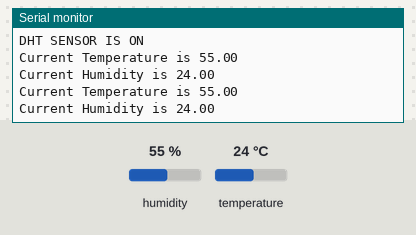
Recording of a sketch running on a simulated Arduino Uno, built with avr-gcc and run on an emulated ATmega328P. Parts: the last lines printed to the serial monitor. The test bench sets the inputs (shaded band); at power-on: humidity 55 %, temperature 24 °C.

Above: at 6.8 s.
6.9 s: humidity set to 22 %
At 9.6 s:
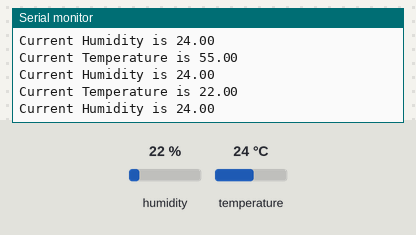
11.4 s: temperature set to 12 °C
At 12.8 s:
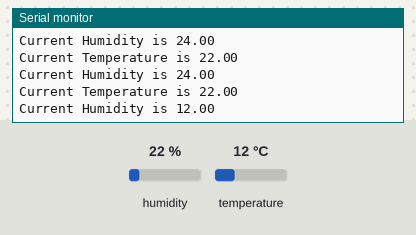
15.9 s: humidity set to 40 %
At 19.1 s:
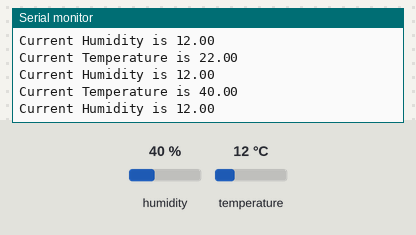
Timing chart, 0 to 20.6 s (numbered marks = the images above; inputs shaded):
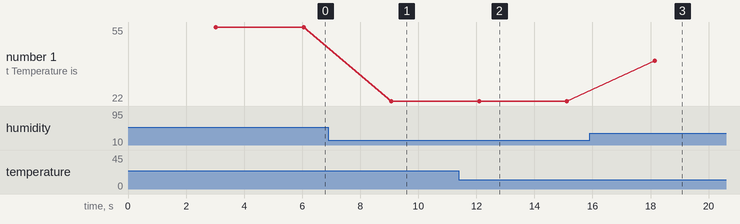

Measured:
- after the input at 6.9 s, the serial monitor: prints a new line after 2.2 s (image 1)
- after the input at 11.4 s, the serial monitor: prints a new line after 0.73 s (image 2)
- after the input at 15.9 s, the serial monitor: prints a new line after 2.2 s (image 3)
- plotted number 1: 55 → 22 after the input at 6.9 s, 22 → 40 after the input at 15.9 s

The sketch:

dht.ino
```cpp
# include "DHT.h"// library
# define DHTPIN 7//pin connected to

# define DHTTYPE  DHT11 // Type of dht
 DHT dht(DHTPIN, DHTTYPE); // INITIALIZATION

void setup() {
  // put your setup code here, to run once:
Serial.begin(9600); //Sending information

Serial.println("DHT SENSOR IS ON");
 dht.begin();
}

void loop() {
  // put your main code here, to run repeatedly:

    delay(3000);//wait 3 seconds before reading

   float h = dht.readHumidity(); // reads the humidity
    float t = dht.readTemperature(); // reads the temperature

    if(isnan (h)||isnan (t)){
      Serial.println("NO DFT READING");
      return;


    }

  Serial.print("Current Temperature is ");
  Serial.println(h);
  Serial.print("Current Humidity is ");
  Serial.println(t);

}
```
